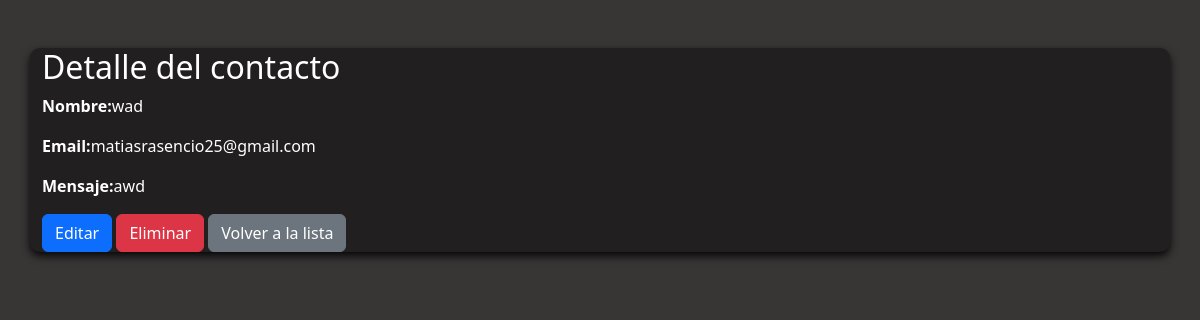
Page /contacto/2/ (signed in) on the committed database.
### myportfolio/models.py (models this page shows, shortened)
class Contacto(models.Model):
    nombre = models.CharField(max_length=100)
    email = models.EmailField()
    mensaje = models.TextField()
    mensaje_cifrado = models.TextField()
    fecha =  models.DateTimeField(auto_now_add=True)

### myportfolio/views.py (the view)
# urls.py: path('contacto/<int:pk>/',views.contacto_detalle,name="contacto_detalle"),
@login_required
def contacto_detalle(request, pk):
    contacto = get_object_or_404(Contacto, pk=pk)
    return render(request, 'myportfolio/contacto_detalle.html', {'contacto': contacto})

### myportfolio/templates/myportfolio/contacto_detalle.html (shortened to what this page needs)
{% extends 'base_generic.html' %}
{% block content %}
<div class="container mt-5">
   <h2>Detalle del contacto</h2>
   <p><strong>Nombre:</strong>{{contacto.nombre}}</p>
   <p><strong>Email:</strong>{{contacto.email}}</p>
   <p><strong>Mensaje:</strong>{{contacto.mensaje}}</p>
   <a href="{% url 'contacto_editar' contacto.pk %}" class="btn btn-primary">Editar</a>
   <form method="POST" action="{% url 'contacto_eliminar' contacto.pk %}" style="display: inline;">
     <button type="submit" class="btn btn-danger">Eliminar</button>
   </form>
   <a href="{% url 'contacto_lista' %}" class="btn btn-secondary">Volver a la lista</a>
</div>
{% endblock %}

### myportfolio/static/css/styles.css (style rules this page uses)
body { background-color:#383535; color: #ffffff; }
.container { margin-top: 50px; background-color:rgb(33, 31, 31); border-radius: 10px; box-shadow:0 4px 8px rgba(0, 0, 0, 0.9); }

### rows in the picture
Contacto: nombre "wad", email "matiasrasencio25@gmail.com", mensaje "awd"
